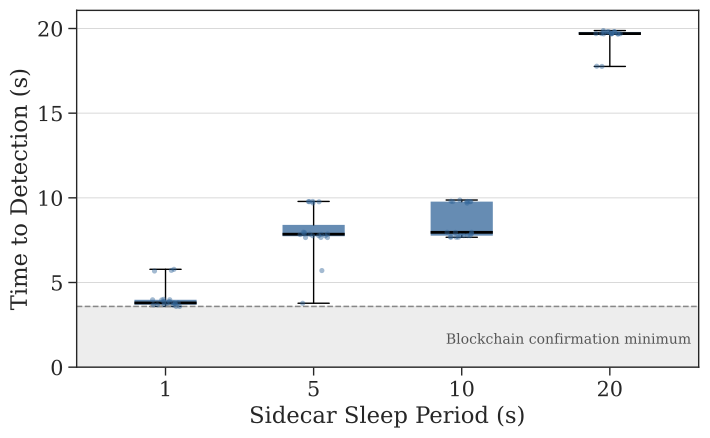

The script that saved this image:
#!/usr/bin/env python3
"""
Tamper detection — Time to Detection box + strip plot.

Single target  : one box per SSP value.
Both targets   : two boxes per SSP (state_publisher | sidecar), side by side.

Data: experiments/data/tamper-detection/results/<target>/SSP*ms-batch*.csv

Usage:
  python3 boxplot_tamper_detection.py                    # state_publisher only
  python3 boxplot_tamper_detection.py --target sidecar
  python3 boxplot_tamper_detection.py --target both      # grouped comparison
"""

import argparse
import csv
from pathlib import Path

import matplotlib.patches as mpatches
import matplotlib.pyplot as plt
import numpy as np
import seaborn as sns

# ── Config ────────────────────────────────────────────────────────────────────

DATA_BASE  = Path(__file__).parent.parent / "data" / "tamper-detection" / "results"
SCRIPT_DIR = Path(__file__).parent.resolve()
FONT_SCALE = 1.7

# Palette aligned with barplot_attestation_time_v5_combined.py
_COLOR = {
    "state_publisher": "#336699",   # C_BC  — robot binary (prover side)
    "sidecar":         "#228888",   # C_VERIFIER — sidecar self-integrity
}
_LABEL = {
    "state_publisher": "Robot binary",
    "sidecar":         "Sidecar binary",
}

# ── Data loading ──────────────────────────────────────────────────────────────

def load_target(target: str) -> dict[int, list[float]]:
    """Return {ssp_ms: [latency_s, ...]} for detected trials only."""
    data: dict[int, list[float]] = {}
    target_dir = DATA_BASE / target
    if not target_dir.exists():
        return data
    for f in sorted(target_dir.glob("SSP*ms-batch*.csv")):
        with f.open(encoding="utf-8") as fh:
            for row in csv.DictReader(fh):
                if row["detected"] == "1" and row["latency_s"]:
                    ssp = int(row["ssp_ms"])
                    data.setdefault(ssp, []).append(float(row["latency_s"]))
    return data


# ── Drawing helpers ───────────────────────────────────────────────────────────

def _draw_boxes(ax, positions, values, color, box_width, rng):
    """Draw boxplot + jitter strip for one target series."""
    bp = ax.boxplot(
        values,
        positions=positions,
        widths=box_width,
        patch_artist=True,
        notch=False,
        whis=(0, 100),
        showfliers=False,
        medianprops=dict(color="black", linewidth=2.0),
        whiskerprops=dict(linewidth=1.0, linestyle="-"),
        capprops=dict(linewidth=1.0),
        boxprops=dict(linewidth=0),
    )
    for patch in bp["boxes"]:
        patch.set_facecolor(color)
        patch.set_alpha(0.75)

    jitter_half = min(0.08, box_width * 0.22)
    for pos, vals in zip(positions, values):
        jitter = rng.uniform(-jitter_half, jitter_half, size=len(vals))
        ax.scatter(
            np.full(len(vals), pos) + jitter, vals,
            s=12, color=color, alpha=0.45, zorder=4, linewidths=0,
        )


# ── Main plot function ────────────────────────────────────────────────────────

def make_plot(data_map: dict[str, dict[int, list[float]]], out_suffix: str) -> None:
    targets  = list(data_map.keys())
    n_tgts   = len(targets)
    ssps     = sorted({s for d in data_map.values() for s in d})
    n_ssps   = len(ssps)
    tick_pos = list(range(n_ssps))          # group centres: 0, 1, 2, 3
    labels   = [str(s // 1000) for s in ssps]

    # Per-target x offsets and box width
    if n_tgts == 1:
        box_width = 0.42
        offsets   = [0.0]
    else:
        box_width = 0.36
        offsets   = [-0.22, +0.22]

    # Global floor across all targets and SSPs
    all_vals = [v for d in data_map.values() for vals in d.values() for v in vals]
    floor    = min(all_vals)
    y_top    = max(all_vals) * 1.06
    y_ticks  = list(range(0, int(y_top) + 2, 5))

    # ── style ─────────────────────────────────────────────────────────────────
    sns.set_theme(
        context="paper", style="ticks",
        rc={"xtick.direction": "out", "ytick.direction": "out"},
        font_scale=FONT_SCALE,
    )
    plt.rcParams.update({"font.family": "serif"})

    fig, ax = plt.subplots(figsize=(7.0, 4.2))
    plt.subplots_adjust(left=0.09, right=0.98, top=0.97, bottom=0.12)

    rng = np.random.default_rng(42)

    for target, offset in zip(targets, offsets):
        data   = data_map[target]
        pos    = [tp + offset for tp in tick_pos]
        values = [data.get(s, []) for s in ssps]
        _draw_boxes(ax, pos, values, _COLOR[target], box_width, rng)

    # ── blockchain confirmation floor shading ──────────────────────────────────
    ax.axhspan(0, floor, color="#dddddd", alpha=0.55, zorder=1)
    ax.axhline(floor, color="#888888", linestyle="--", linewidth=1.1, zorder=2)
    ax.text(
        n_ssps - 0.45, floor * 0.45,
        "Blockchain confirmation minimum",
        ha="right", va="center",
        fontsize=plt.rcParams["axes.labelsize"] * 0.62,
        color="#555555",
    )

    # ── axes ──────────────────────────────────────────────────────────────────
    ax.set_xticks(tick_pos)
    ax.set_xticklabels(labels)
    ax.set_xlim(-0.6, n_ssps - 0.4)
    ax.set_ylim(0, y_top)
    ax.set_yticks(y_ticks)
    ax.set_xlabel("Sidecar Sleep Period (s)")
    ax.set_ylabel("Time to Detection (s)")
    ax.tick_params(axis="both", which="major", length=6, width=1.0, direction="out")
    ax.grid(axis="y", which="major", linestyle="-", linewidth=0.7, alpha=0.75)
    ax.set_axisbelow(True)

    # ── legend — only when showing both targets ────────────────────────────────
    if n_tgts > 1:
        handles = [
            mpatches.Patch(facecolor=_COLOR[t], alpha=0.75, edgecolor="none",
                           label=_LABEL[t])
            for t in targets
        ]
        ax.legend(
            handles=handles,
            loc="upper left",
            frameon=True, framealpha=0.9, fancybox=False, edgecolor="black",
            borderpad=0.4, handlelength=1.2, labelspacing=0.3,
        )

    # ── save ──────────────────────────────────────────────────────────────────
    out_path = SCRIPT_DIR / f"boxplot_tamper_detection{out_suffix}.pdf"
    fig.savefig(out_path, dpi=300, bbox_inches="tight")
    plt.close(fig)
    print(f"[OK] Saved: {out_path.relative_to(SCRIPT_DIR.parent)}")


# ── Main ──────────────────────────────────────────────────────────────────────

def main() -> None:
    p = argparse.ArgumentParser(
        description="Time-to-Detection box + strip plot (tamper detection).",
    )
    p.add_argument(
        "--target",
        choices=["state_publisher", "sidecar", "both"],
        default="state_publisher",
    )
    args = p.parse_args()

    if args.target == "both":
        data_map   = {t: load_target(t) for t in ["state_publisher", "sidecar"]}
        data_map   = {t: d for t, d in data_map.items() if d}
        out_suffix = "_both"
    else:
        data_map   = {args.target: load_target(args.target)}
        out_suffix = "" if args.target == "state_publisher" else f"_{args.target}"

    missing = [t for t, d in data_map.items() if not d]
    for t in missing:
        print(f"[WARN] No data found for target={t} in {DATA_BASE / t}")

    data_map = {t: d for t, d in data_map.items() if d}
    if not data_map:
        return

    make_plot(data_map, out_suffix)


if __name__ == "__main__":
    main()
